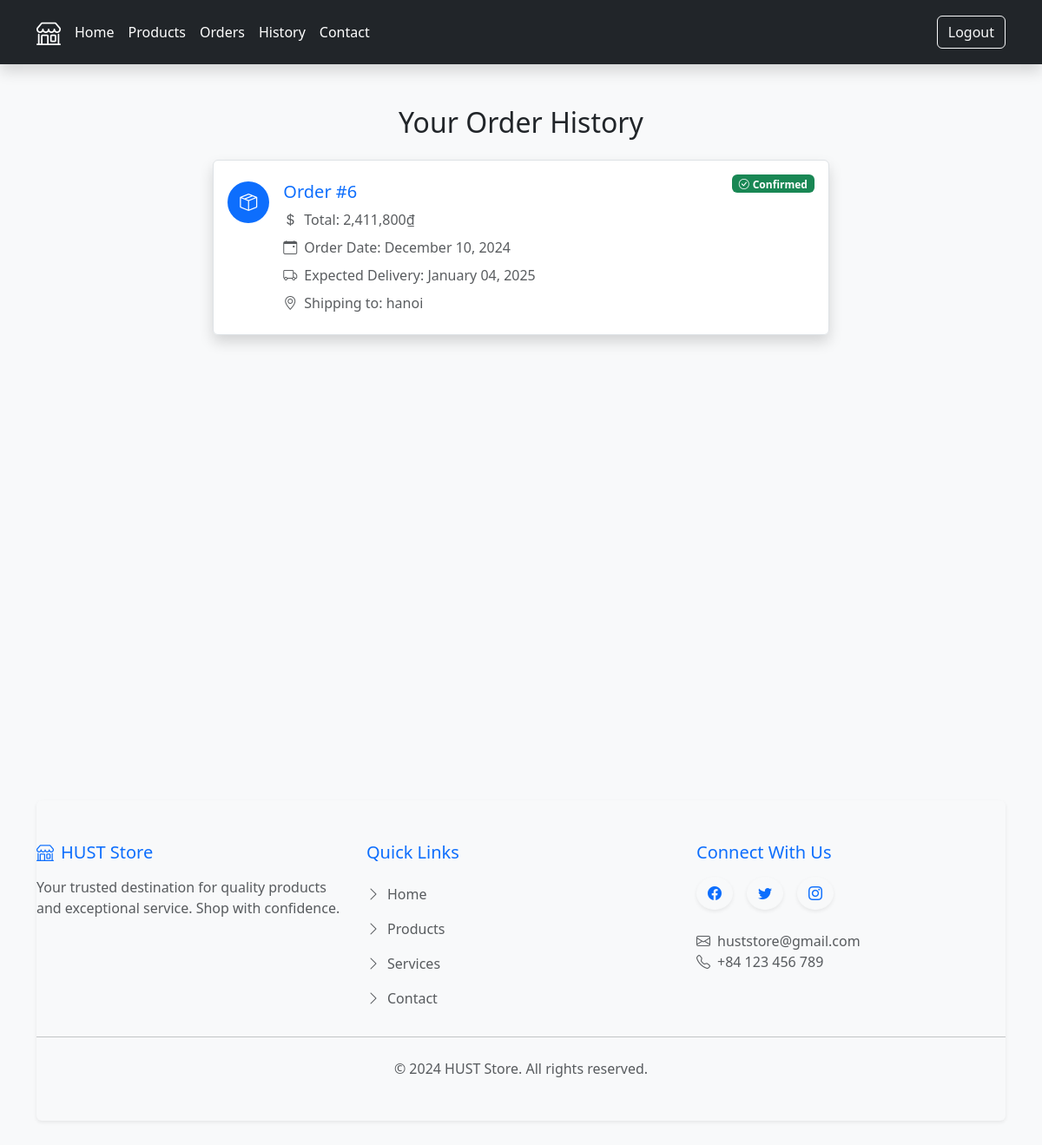
The app's page /history (signed in) with its own data.
### main.py (models this page shows)
class Order(db.Model):
    __tablename__ = "orders"
    id: Mapped[int] = mapped_column(Integer, primary_key=True)
    user_id: Mapped[int] = mapped_column(db.ForeignKey("users.id"))
    user = relationship("User")
    selections: Mapped[List["Selection"]] = relationship(back_populates="order")
    order_date: Mapped[str] = mapped_column(String, nullable=False)
    confirmed: Mapped[Optional[bool]] = mapped_column(Boolean)
    feedback: Mapped[Optional[str]] = mapped_column(String)

class User(UserMixin, db.Model):
    __tablename__ = "users"
    id: Mapped[int] = mapped_column(Integer, primary_key=True)
    email: Mapped[str] = mapped_column(String, unique=True)
    name: Mapped[str]= mapped_column(String, nullable=False)
    password: Mapped[str] = mapped_column(String, nullable=False)
    selections = relationship("Selection", back_populates="user")
    address: Mapped[Optional[str]] = mapped_column(String)
    shipping: Mapped[Optional[str]] = mapped_column(String)
    total_price: Mapped[Optional[str]] = mapped_column(String)
    summary: Mapped[Optional[str]] = mapped_column(String)
    delivery_date: Mapped[Optional[str]] = mapped_column(String)

### main.py (the view)
@app.route('/history', methods=["POST", "GET"])
def history():
    list = db.session.execute(db.select(Order).order_by(desc(Order.id)).where(Order.user_id == current_user.id)).scalars().all()
    return render_template('history.html', list=list)

### main.py (called while the page is built)
@login_manager.user_loader
def load_user(user_id):
    return db.session.get(User, user_id)

### templates/history.html (shortened to what this page needs)
{% include 'header.html' %}
<div class="main py-5">
  <div class="container">
    <h2 class="text-center mb-4 animate__animated animate__fadeInDown">Your Order History</h2>
    <div class="row justify-content-center">
      <div class="col-lg-8">
        {% if list %}
        <div class="list-group shadow animate__animated animate__fadeInUp">
          {% for each in list:%}
          <a href="{{url_for('show_order', order_id=each.id)}}" class="list-group-item list-group-item-action d-flex gap-3 py-4 position-relative hover-shadow transition-all" aria-current="true">
            <div class="d-flex align-items-center justify-content-center bg-primary rounded-circle flex-shrink-0" style="width: 48px; height: 48px;">
              <i class="bi bi-box-seam text-white fs-5"></i>
            </div>
            <div class="d-flex gap-2 w-100 justify-content-between">
              <div>
                <h5 class="mb-2 text-primary">Order #{{each.id}}</h5>
                <p class="mb-2 text-muted">
                  <i class="bi bi-currency-dollar me-2"></i>Total: {{each.user.total_price}}
                </p>
                <p class="mb-2 text-muted">
                  <i class="bi bi-calendar-event me-2"></i>Order Date: {{each.order_date}}
                </p>
                <p class="mb-2 text-muted">
                  <i class="bi bi-truck me-2"></i>Expected Delivery: {{each.user.delivery_date}}
                </p>
                <p class="mb-0 text-muted">
                  <i class="bi bi-geo-alt me-2"></i>Shipping to: {{each.user.address}}
                </p>
              </div>
              {% if each.confirmed != None %}
                {% if each.confirmed == True %}
                <div class="badge bg-success position-absolute top-0 end-0 m-3">
                  <i class="bi bi-check-circle me-1"></i>Confirmed
                </div>
                {% else %}
                <div class="badge bg-danger position-absolute top-0 end-0 m-3">
                  <i class="bi bi-x-circle me-1"></i>Declined
                </div>
                {% endif %}
              {% else %}
                <div class="badge bg-warning position-absolute top-0 end-0 m-3">
                  <i class="bi bi-hourglass-split me-1"></i>Pending
                </div>
              {% endif %}
            </div>
          </a>
          {% endfor %}
        </div>
        {% endif %}
      </div>
    </div>
  </div>
</div>
{% include 'footer.html' %}

### static/css/styles.css (style rules this page uses)
body { font-family: 'Segoe UI', Tahoma, Geneva, Verdana, sans-serif; background-color: #f8f9fa; color: #212529; }
.transition-all { transition: all 0.3s ease; }
.main { min-height: 100vh; padding: 2rem 0; max-width: 1100px; margin: 0 auto; }

### records on screen
Order: id "6", user.total_price "2,411,800₫", order_date "December 10, 2024", user.delivery_date "January 04, 2025", user.address "hanoi", confirmed True (drawn)
